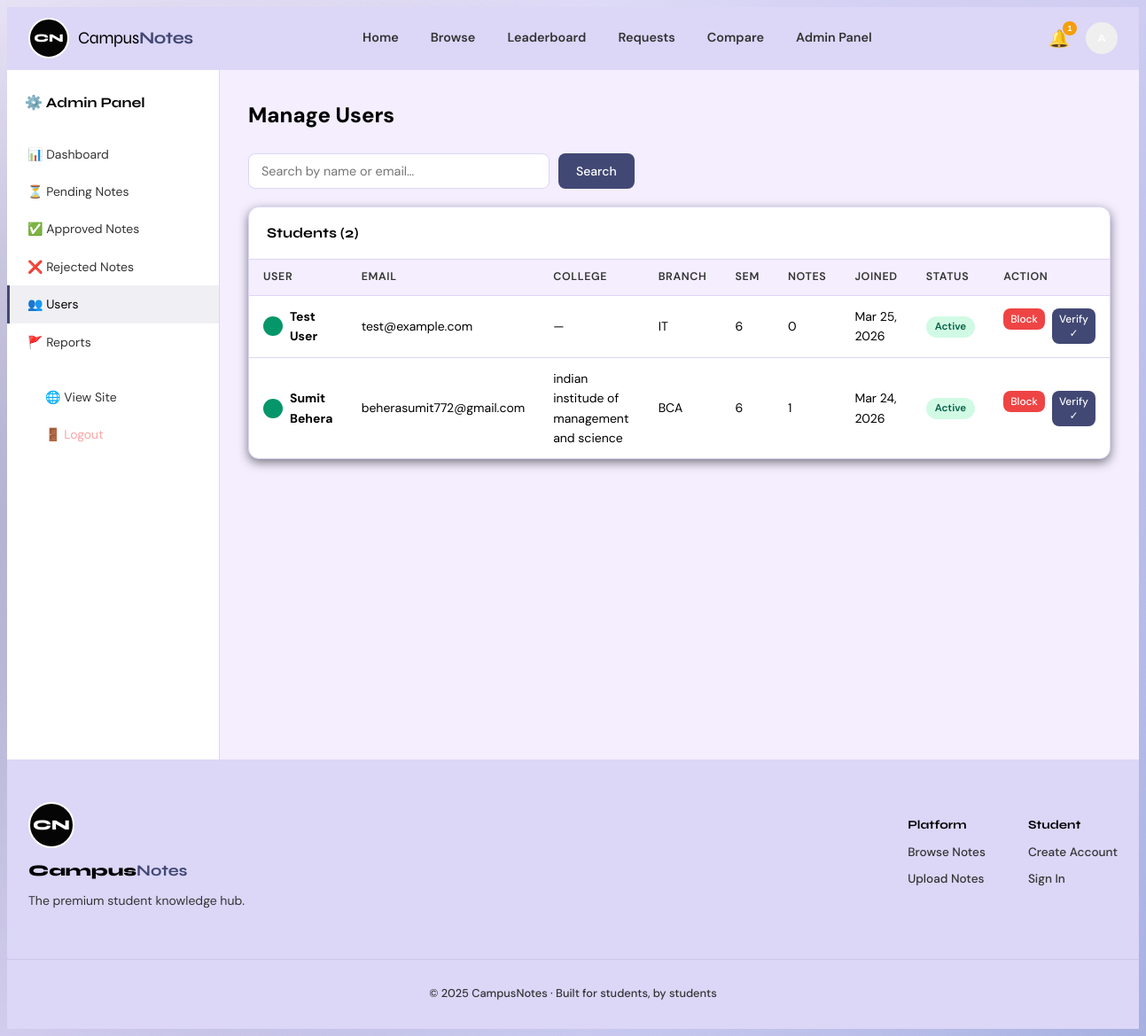
Page /admin/users (signed in) on the committed database.
### tables this page shows
CREATE TABLE users(
        id INTEGER PRIMARY KEY AUTOINCREMENT, name TEXT NOT NULL,
        email TEXT UNIQUE NOT NULL, password_hash TEXT NOT NULL,
        role TEXT DEFAULT 'student', status TEXT DEFAULT 'active',
        college TEXT, branch TEXT, semester INTEGER, bio TEXT,
        avatar_color TEXT DEFAULT '#4f46e5',
        created_at TEXT DEFAULT(datetime('now')), profile_picture TEXT, is_verified INTEGER DEFAULT 0);

### app.py (the view)
@app.route('/admin/users')
@admin_req
def admin_users():
    db=get_db(); q=request.args.get('q','')
    if q:
        users=db.execute("SELECT * FROM users WHERE role='student' AND (name LIKE ? OR email LIKE ?) ORDER BY created_at DESC",(f'%{q}%',f'%{q}%')).fetchall()
    else:
        users=db.execute("SELECT * FROM users WHERE role='student' ORDER BY created_at DESC").fetchall()
    note_counts={u['id']:db.execute("SELECT COUNT(*) FROM notes WHERE uploaded_by=?",(u['id'],)).fetchone()[0] for u in users}
    return render_template('admin/users.html',users=users,search=q,note_counts=note_counts)

### app.py (called while the page is built)
def get_db():
    if 'db' not in g:
        g.db = sqlite3.connect(DB_PATH)
        g.db.row_factory = sqlite3.Row
        g.db.execute("PRAGMA foreign_keys=ON")
    return g.db

def cur_user():
    uid = session.get('user_id')
    return get_db().execute("SELECT * FROM users WHERE id=?",(uid,)).fetchone() if uid else None

def admin_req(f):
    @functools.wraps(f)
    def dec(*a,**k):
        u = cur_user()
        if not u or u['role']!='admin':
            flash('Admin required.','error'); return redirect(url_for('login'))
        return f(*a,**k)
    return dec

@app.template_filter('fmt_date')
def tpl_date(s):
    if not s: return ''
    try: return datetime.fromisoformat(s).strftime('%b %d, %Y')
    except: return s

@app.template_filter('fmt_short')
def tpl_short(s):
    if not s: return ''
    try: return datetime.fromisoformat(s).strftime('%b %d')
    except: return s

### templates/admin/users.html (shortened to what this page needs)
{% extends 'admin/base_admin.html' %}
{% block admin_content %}
<div class="admin-page-title">Manage Users</div>
<form method="get" style="margin-bottom:20px; display:flex; gap:10px;">
  <input type="text" name="q" value="{{ search }}" class="form-control" placeholder="Search by name or email…" style="max-width:340px;">
  <button type="submit" class="btn btn-primary">Search</button>
</form>
<div class="table-card">
  <div class="table-card-header">Students ({{ users|length }})</div>
  {% if users %}
  <table>
    <thead>
      <tr><th>User</th><th>Email</th><th>College</th><th>Branch</th><th>Sem</th><th>Notes</th><th>Joined</th><th>Status</th><th>Action</th></tr>
    </thead>
    <tbody>
      {% for user in users %}
      <tr>
        <td>
          <div style="display:flex; align-items:center; gap:8px;">
            <div class="avatar-xs" style="background:{{ user['avatar_color'] }}">{{ user.initials }}</div>
            <strong>{{ user['name'] }}</strong>
          </div>
        </td>
        <td>{{ user['email'] }}</td>
        <td>{{ user['college'] or '—' }}</td>
        <td>{{ user['branch'] or '—' }}</td>
        <td>{{ user.semester or '—' }}</td>
        <td>{{ note_counts[user['id']] }}</td>
        <td>{{ user['created_at'] | fmt_date }}</td>
        <td><span class="status-badge status-{{ user['status'] }}">{{ user['status'].title() }}</span></td>
        <td>
          <div style="display:flex; gap:8px;">
            <form method="post" action="{{ url_for('admin_toggle_user', uid=user['id']) }}" style="margin:0;">
              <button type="submit" class="btn {{ 'btn-success' if user['status'] == 'blocked' else 'btn-danger' }} btn-sm" style="padding:4px 8px; font-size:0.75rem;">
                {{ 'Unblock' if user['status'] == 'blocked' else 'Block' }}
              </button>
            </form>
            <form method="post" action="{{ url_for('admin_toggle_verified', uid=user['id']) }}" style="margin:0;">
              <button type="submit" class="btn {{ 'btn-outline' if user.is_verified else 'btn-primary' }} btn-sm" style="padding:4px 8px; font-size:0.75rem;">
                {{ 'Revoke Badge' if user.is_verified else 'Verify ✓' }}
              </button>
            </form>
          </div>
        </td>
      </tr>
      {% endfor %}
    </tbody>
  </table>
  {% else %}
  <div class="empty-state"><div class="empty-icon">👥</div><div class="empty-title">No users found</div></div>
  {% endif %}
</div>
{% endblock %}

### static/css/style.css (style rules this page uses)
:root { --primary: #424874; --primary-hover: #A6B1E1; --primary-text: #FFFFFF; --secondary: #DCD6F7; --bg-primary: #F4EEFF; --card-bg: #FFFFFF; --text-primary: #000000; --text-secondary: #333333; --border: #DCD6F7; --primary-1: #3B82F6; --primary-2: #F59E0B; --accent: var(--primary); --ink: var(--text-primary); --paper: var(--card-bg); --muted: var(--text-secondary); --success: #10B981; --warning: #F59E0B; --danger: #EF4444; --info: #3B82F6; --nav-h: 70px; --radius: 14px; --shadow: 0 4px 12px rgba(0, 0, 0, 0.5); --shadow-hover: 0 12px 32px rgba(255, 255, 255, 0.1); }
html { scroll-behavior: smooth; color-scheme: light dark; }
body { font-family: 'DM Sans', sans-serif; background: linear-gradient(135deg, #F4EEFF 0%, #DCD6F7 50%, #A6B1E1 100%); color: var(--text-primary); line-height: 1.6; min-height: 100vh; display: flex; flex-direction: column; transition: background 0.3s ease, color 0.3s ease; position: relative; }
body::before { content: ''; position: fixed; inset: 0; background: radial-gradient(circle at 15% 50%, rgba(66, 72, 116, 0.4) 0%, transparent 60%), radial-gradient(circle at 85% 30%, rgba(166, 177, 225, 0.4) 0%, transparent 60%), radial-gradient(circle at 50% 80%, rgba(220, 214, 247, 0.4) 0%, transparent 60%); pointer-events: none; z-index: -1; }
.btn { display: inline-flex; align-items: center; gap: 6px; padding: 9px 20px; border-radius: 8px; font-size: 0.875rem; font-weight: 500; cursor: pointer !important; border: none; transition: transform 0.2s, background 0.2s, box-shadow 0.2s, border-color 0.2s; font-family: 'DM Sans', sans-serif; text-decoration: none; user-select: none; }
.btn-primary { background: var(--primary); color: var(--primary-text); }
.btn-danger { background: #ef4444; color: #fff; }
.btn-sm { padding: 5px 14px; font-size: 0.8rem; }
.card, .dashboard-section, .auth-card, .form-card, .detail-card, .table-card, .stat-card { background: var(--card-bg); border: 1px solid var(--border); border-radius: var(--radius); overflow: hidden; transition: all 0.3s cubic-bezier(0.4, 0, 0.2, 1); box-shadow: var(--shadow); }
.avatar-xs { width: 22px; height: 22px; border-radius: 50%; font-size: 0.6rem; font-weight: 700; color: #fff; display: flex; align-items: center; justify-content: center; font-family: 'Syne', sans-serif; flex-shrink: 0; }
.form-control { width: 100%; padding: 10px 14px; border: 1.5px solid var(--border); border-radius: 8px; font-size: 0.9rem; background: var(--paper); color: var(--text-primary); font-family: 'DM Sans', sans-serif; outline: none; transition: border-color 0.15s; box-sizing: border-box; }
.admin-page-title { font-size: 1.5rem; font-weight: 800; margin-bottom: 24px; }
.table-card { background: var(--card-bg); border: 1.5px solid var(--border); border-radius: 12px; overflow: hidden; margin-bottom: 24px; }
.table-card-header { padding: 16px 20px; border-bottom: 1px solid var(--border); font-weight: 700; font-family: 'Syne', sans-serif; display: flex; justify-content: space-between; align-items: center; }
table { width: 100%; border-collapse: collapse; }
th { padding: 10px 16px; text-align: left; font-size: 0.78rem; text-transform: uppercase; letter-spacing: 0.05em; color: var(--text-secondary); font-weight: 600; border-bottom: 1px solid var(--border); background: var(--bg-primary); }
td { padding: 12px 16px; font-size: 0.875rem; border-bottom: 1px solid var(--border); }
tr:last-child td { border-bottom: none; }
.status-badge { display: inline-flex; padding: 3px 10px; border-radius: 20px; font-size: 0.72rem; font-weight: 600; }
.status-active { background: #d1fae5; color: #065f46; }

### rows in the picture
users: name "Test User", email "test@example.com", college "—", branch "IT", semester "6", is_verified "0", created_at|fmt_date "Mar 25, 2026", status "Active", status "Block", is_verified "Verify ✓"
users: name "Sumit Behera", email "beherasumit772@gmail.com", college "indian institude of management and science", branch "BCA", semester "6", note_counts "1", created_at|fmt_date "Mar 24, 2026", status "Active", status "Block", is_verified "Verify ✓"

### other values in the picture
{{ unread_notifs }} "1"
{{ users|length }} "2"
